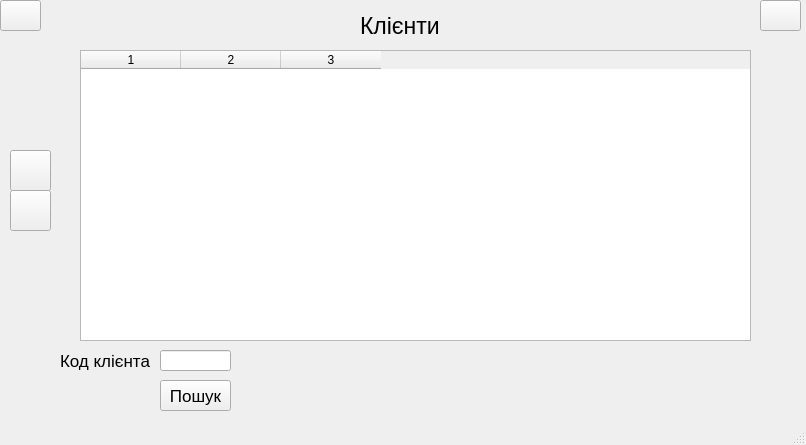
<?xml version="1.0" encoding="UTF-8"?>
<ui version="4.0">
 <class>MainWindow</class>
 <widget class="QMainWindow" name="MainWindow">
  <property name="geometry">
   <rect>
    <x>0</x>
    <y>0</y>
    <width>806</width>
    <height>445</height>
   </rect>
  </property>
  <property name="windowTitle">
   <string>MainWindow</string>
  </property>
  <widget class="QWidget" name="centralwidget">
   <widget class="QPushButton" name="back">
    <property name="geometry">
     <rect>
      <x>0</x>
      <y>0</y>
      <width>41</width>
      <height>31</height>
     </rect>
    </property>
    <property name="font">
     <font>
      <pointsize>2</pointsize>
     </font>
    </property>
    <property name="text">
     <string/>
    </property>
    <property name="icon">
     <iconset resource="../resources.qrc">
      <normaloff>:/newPrefix/assets/arrow.png</normaloff>:/newPrefix/assets/arrow.png</iconset>
    </property>
    <property name="iconSize">
     <size>
      <width>25</width>
      <height>25</height>
     </size>
    </property>
   </widget>
   <widget class="QPushButton" name="exit_2">
    <property name="geometry">
     <rect>
      <x>760</x>
      <y>0</y>
      <width>41</width>
      <height>31</height>
     </rect>
    </property>
    <property name="font">
     <font>
      <pointsize>2</pointsize>
     </font>
    </property>
    <property name="text">
     <string/>
    </property>
    <property name="icon">
     <iconset resource="../resources.qrc">
      <normaloff>:/newPrefix/assets/exit.png</normaloff>:/newPrefix/assets/exit.png</iconset>
    </property>
    <property name="iconSize">
     <size>
      <width>25</width>
      <height>25</height>
     </size>
    </property>
   </widget>
   <widget class="QLabel" name="label">
    <property name="geometry">
     <rect>
      <x>360</x>
      <y>10</y>
      <width>101</width>
      <height>31</height>
     </rect>
    </property>
    <property name="font">
     <font>
      <pointsize>17</pointsize>
     </font>
    </property>
    <property name="text">
     <string>Клієнти</string>
    </property>
   </widget>
   <widget class="QPushButton" name="upbutton">
    <property name="geometry">
     <rect>
      <x>10</x>
      <y>150</y>
      <width>41</width>
      <height>41</height>
     </rect>
    </property>
    <property name="font">
     <font>
      <pointsize>13</pointsize>
     </font>
    </property>
    <property name="text">
     <string/>
    </property>
    <property name="icon">
     <iconset resource="../resources.qrc">
      <normaloff>:/newPrefix/assets/up_arrow.png</normaloff>:/newPrefix/assets/up_arrow.png</iconset>
    </property>
    <property name="iconSize">
     <size>
      <width>30</width>
      <height>30</height>
     </size>
    </property>
   </widget>
   <widget class="QPushButton" name="downbutton">
    <property name="geometry">
     <rect>
      <x>10</x>
      <y>190</y>
      <width>41</width>
      <height>41</height>
     </rect>
    </property>
    <property name="text">
     <string/>
    </property>
    <property name="icon">
     <iconset resource="../resources.qrc">
      <normaloff>:/newPrefix/assets/down_arrow.png</normaloff>:/newPrefix/assets/down_arrow.png</iconset>
    </property>
    <property name="iconSize">
     <size>
      <width>30</width>
      <height>30</height>
     </size>
    </property>
   </widget>
   <widget class="QLineEdit" name="find_edit">
    <property name="geometry">
     <rect>
      <x>160</x>
      <y>350</y>
      <width>71</width>
      <height>21</height>
     </rect>
    </property>
    <property name="font">
     <font>
      <pointsize>10</pointsize>
     </font>
    </property>
   </widget>
   <widget class="QLabel" name="label_2">
    <property name="geometry">
     <rect>
      <x>60</x>
      <y>350</y>
      <width>111</width>
      <height>21</height>
     </rect>
    </property>
    <property name="font">
     <font>
      <pointsize>13</pointsize>
     </font>
    </property>
    <property name="text">
     <string>Код клієнта</string>
    </property>
   </widget>
   <widget class="QPushButton" name="findbutton">
    <property name="geometry">
     <rect>
      <x>160</x>
      <y>380</y>
      <width>71</width>
      <height>31</height>
     </rect>
    </property>
    <property name="font">
     <font>
      <pointsize>13</pointsize>
     </font>
    </property>
    <property name="text">
     <string>Пошук</string>
    </property>
   </widget>
   <widget class="QTableWidget" name="tableWidget">
    <property name="geometry">
     <rect>
      <x>80</x>
      <y>50</y>
      <width>671</width>
      <height>291</height>
     </rect>
    </property>
    <property name="columnCount">
     <number>3</number>
    </property>
    <column/>
    <column/>
    <column/>
   </widget>
  </widget>
  <widget class="QStatusBar" name="statusbar"/>
 </widget>
 <resources>
  <include location="../resources.qrc"/>
 </resources>
 <connections/>
</ui>
